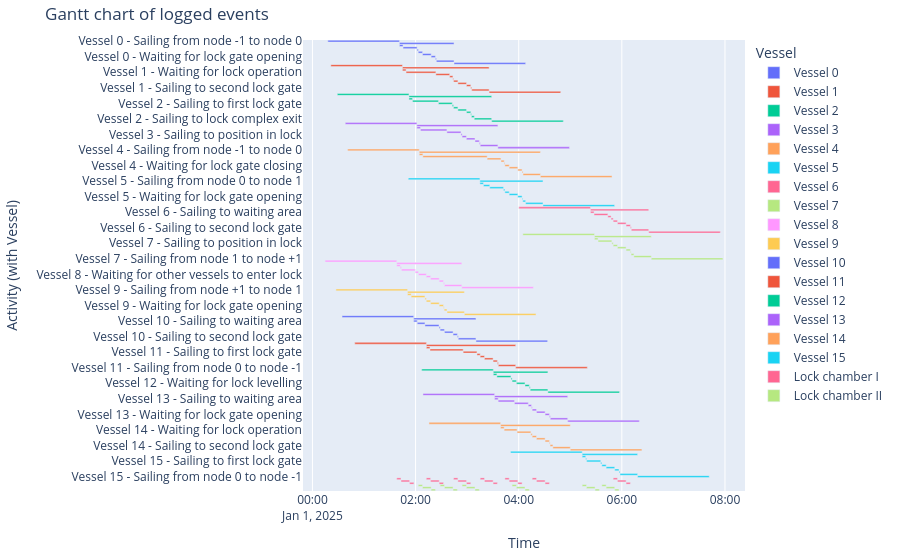

The notebook cell this image was saved under:
### Markdown cell above
##### Gantt chart of event table
We can create a gantt chart of all the objects:

### Code cell
df_eventtable = logbook2eventtable([*vessels, lock_chamber_I, lock_chamber_II])
fig = generate_vessel_gantt_chart(df_eventtable)

### Figure 1 — Plotly figure (JSON) as saved in the notebook; plotly's stock layout.template omitted (floating-point values rounded to 4 significant figures)
{"data": [{"base": ["2025-01-01T00:17:55.000000", "2025-01-01T01:41:15.000000", "2025-01-01T01:41:15.000000", "2025-01-01T01:45:25.000000", "2025-01-01T02:01:46.000000", "2025-01-01T02:03:07.000000", "2025-01-01T02:08:07.000000", "2025-01-01T02:18:07.000000", "2025-01-01T02:23:07.000000", "2025-01-01T02:24:12.000000", "2025-01-01T02:44:44.000000"], "hovertemplate": "object name=Vessel 0<br>start time=%{base}<br>stop time=%{x}<br>activity label=%{y}<extra></extra>", "legendgroup": "Vessel 0", "marker": {"color": "#636efa", "pattern": {"shape": ""}}, "name": "Vessel 0", "orientation": "h", "showlegend": true, "textposition": "auto", "type": "bar", "x": [5000000, 3809000, 250000, 981000, 81000, 300000, 600000, 300000, 65000, 1232000, 5000000], "xaxis": "x", "y": ["Vessel 0 - Sailing from node -1 to node 0", "Vessel 0 - Sailing from node 0 to node 1", "Vessel 0 - Sailing to waiting area", "Vessel 0 - Sailing to first lock gate", "Vessel 0 - Sailing to position in lock", "Vessel 0 - Waiting for lock gate closing", "Vessel 0 - Waiting for lock levelling", "Vessel 0 - Waiting for lock gate opening", "Vessel 0 - Sailing to second lock gate", "Vessel 0 - Sailing to lock complex exit", "Vessel 0 - Sailing from node 1 to node +1"], "yaxis": "y"}, {"base": ["2025-01-01T00:21:25.000000", "2025-01-01T01:44:45.000000", "2025-01-01T01:44:45.000000", "2025-01-01T01:48:55.000000", "2025-01-01T02:23:37.000000", "2025-01-01T02:39:40.000000", "2025-01-01T02:43:26.000000", "2025-01-01T02:44:14.000000", "2025-01-01T02:49:14.000000", "2025-01-01T02:59:14.000000", "2025-01-01T03:04:14.000000", "2025-01-01T03:05:20.000000", "2025-01-01T03:25:33.000000"], "hovertemplate": "object name=Vessel 1<br>start time=%{base}<br>stop time=%{x}<br>activity label=%{y}<extra></extra>", "legendgroup": "Vessel 1", "marker": {"color": "#EF553B", "pattern": {"shape": ""}}, "name": "Vessel 1", "orientation": "h", "showlegend": true, "textposition": "auto", "type": "bar", "x": [5000000, 6048000, 250000, 2082000, 963000, 226000, 48000, 300000, 600000, 300000, 66000, 1213000, 5000000], "xaxis": "x", "y": ["Vessel 1 - Sailing from node -1 to node 0", "Vessel 1 - Sailing from node 0 to node 1", "Vessel 1 - Sailing to waiting area", "Vessel 1 - Waiting for lock operation", "Vessel 1 - Sailing to first lock gate", "Vessel 1 - Sailing to position in lock", "Vessel 1 - Waiting for other vessels to enter lock", "Vessel 1 - Waiting for lock gate closing", "Vessel 1 - Waiting for lock levelling", "Vessel 1 - Waiting for lock gate opening", "Vessel 1 - Sailing to second lock gate", "Vessel 1 - Sailing to lock complex exit", "Vessel 1 - Sailing from node 1 to node +1"], "yaxis": "y"}, {"base": ["2025-01-01T00:28:58.000000", "2025-01-01T01:52:18.000000", "2025-01-01T01:52:18.000000", "2025-01-01T01:56:28.000000", "2025-01-01T02:26:37.000000", "2025-01-01T02:42:40.000000", "2025-01-01T02:44:14.000000", "2025-01-01T02:49:14.000000", "2025-01-01T02:59:14.000000", "2025-01-01T03:04:14.000000", "2025-01-01T03:05:03.000000", "2025-01-01T03:08:20.000000", "2025-01-01T03:28:33.000000"], "hovertemplate": "object name=Vessel 2<br>start time=%{base}<br>stop time=%{x}<br>activity label=%{y}<extra></extra>", "legendgroup": "Vessel 2", "marker": {"color": "#00cc96", "pattern": {"shape": ""}}, "name": "Vessel 2", "orientation": "h", "showlegend": true, "textposition": "auto", "type": "bar", "x": [5000000, 5775000, 250000, 1809000, 963000, 94000, 300000, 600000, 300000, 49000, 197000, 1213000, 5000000], "xaxis": "x", "y": ["Vessel 2 - Sailing from node -1 to node 0", "Vessel 2 - Sailing from node 0 to node 1", "Vessel 2 - Sailing to waiting area", "Vessel 2 - Waiting for lock operation", "Vessel 2 - Sailing to first lock gate", "Vessel 2 - Sailing to position in lock", "Vessel 2 - Waiting for lock gate closing", "Vessel 2 - Waiting for lock levelling", "Vessel 2 - Waiting for lock gate opening", "Vessel 2 - Waiting for other vessels to leave lock", "Vessel 2 - Sailing to second lock gate", "Vessel 2 - Sailing to lock complex exit", "Vessel 2 - Sailing from node 1 to node +1"], "yaxis": "y"}, {"base": ["2025-01-01T00:38:13.000000", "2025-01-01T02:01:33.000000", "2025-01-01T02:01:33.000000", "2025-01-01T02:05:43.000000", "2025-01-01T02:36:26.000000", "2025-01-01T02:52:48.000000", "2025-01-01T02:54:08.000000", "2025-01-01T02:59:08.000000", "2025-01-01T03:09:08.000000", "2025-01-01T03:14:08.000000", "2025-01-01T03:15:14.000000", "2025-01-01T03:35:46.000000"], "hovertemplate": "object name=Vessel 3<br>start time=%{base}<br>stop time=%{x}<br>activity label=%{y}<extra></extra>", "legendgroup": "Vessel 3", "marker": {"color": "#ab63fa", "pattern": {"shape": ""}}, "name": "Vessel 3", "orientation": "h", "showlegend": true, "textposition": "auto", "type": "bar", "x": [5000000, 5653000, 250000, 1843000, 982000, 80000, 300000, 600000, 300000, 66000, 1232000, 5000000], "xaxis": "x", "y": ["Vessel 3 - Sailing from node -1 to node 0", "Vessel 3 - Sailing from node 0 to node 1", "Vessel 3 - Sailing to waiting area", "Vessel 3 - Waiting for lock operation", "Vessel 3 - Sailing to first lock gate", "Vessel 3 - Sailing to position in lock", "Vessel 3 - Waiting for lock gate closing", "Vessel 3 - Waiting for lock levelling", "Vessel 3 - Waiting for lock gate opening", "Vessel 3 - Sailing to second lock gate", "Vessel 3 - Sailing to lock complex exit", "Vessel 3 - Sailing from node 1 to node +1"], "yaxis": "y"}, {"base": ["2025-01-01T00:40:58.000000", "2025-01-01T02:04:18.000000", "2025-01-01T02:04:18.000000", "2025-01-01T02:08:28.000000", "2025-01-01T03:23:18.000000", "2025-01-01T03:39:22.000000", "2025-01-01T03:43:08.000000", "2025-01-01T03:43:56.000000", "2025-01-01T03:48:56.000000", "2025-01-01T03:58:56.000000", "2025-01-01T04:03:56.000000", "2025-01-01T04:05:02.000000", "2025-01-01T04:25:15.000000"], "hovertemplate": "object name=Vessel 4<br>start time=%{base}<br>stop time=%{x}<br>activity label=%{y}<extra></extra>", "legendgroup": "Vessel 4", "marker": {"color": "#FFA15A", "pattern": {"shape": ""}}, "name": "Vessel 4", "orientation": "h", "showlegend": true, "textposition": "auto", "type": "bar", "x": [5000000, 8457000, 250000, 4490000, 964000, 226000, 48000, 300000, 600000, 300000, 66000, 1213000, 5000000], "xaxis": "x", "y": ["Vessel 4 - Sailing from node -1 to node 0", "Vessel 4 - Sailing from node 0 to node 1", "Vessel 4 - Sailing to waiting area", "Vessel 4 - Waiting for lock operation", "Vessel 4 - Sailing to first lock gate", "Vessel 4 - Sailing to position in lock", "Vessel 4 - Waiting for other vessels to enter lock", "Vessel 4 - Waiting for lock gate closing", "Vessel 4 - Waiting for lock levelling", "Vessel 4 - Waiting for lock gate opening", "Vessel 4 - Sailing to second lock gate", "Vessel 4 - Sailing to lock complex exit", "Vessel 4 - Sailing from node 1 to node +1"], "yaxis": "y"}, {"base": ["2025-01-01T01:51:31.000000", "2025-01-01T03:14:51.000000", "2025-01-01T03:14:51.000000", "2025-01-01T03:19:01.000000", "2025-01-01T03:26:18.000000", "2025-01-01T03:42:22.000000", "2025-01-01T03:43:56.000000", "2025-01-01T03:48:56.000000", "2025-01-01T03:58:56.000000", "2025-01-01T04:03:56.000000", "2025-01-01T04:04:45.000000", "2025-01-01T04:08:02.000000", "2025-01-01T04:28:15.000000"], "hovertemplate": "object name=Vessel 5<br>start time=%{base}<br>stop time=%{x}<br>activity label=%{y}<extra></extra>", "legendgroup": "Vessel 5", "marker": {"color": "#19d3f3", "pattern": {"shape": ""}}, "name": "Vessel 5", "orientation": "h", "showlegend": true, "textposition": "auto", "type": "bar", "x": [5000000, 4404000, 250000, 437000, 964000, 94000, 300000, 600000, 300000, 49000, 197000, 1213000, 5000000], "xaxis": "x", "y": ["Vessel 5 - Sailing from node -1 to node 0", "Vessel 5 - Sailing from node 0 to node 1", "Vessel 5 - Sailing to waiting area", "Vessel 5 - Waiting for lock operation", "Vessel 5 - Sailing to first lock gate", "Vessel 5 - Sailing to position in lock", "Vessel 5 - Waiting for lock gate closing", "Vessel 5 - Waiting for lock levelling", "Vessel 5 - Waiting for lock gate opening", "Vessel 5 - Waiting for other vessels to leave lock", "Vessel 5 - Sailing to second lock gate", "Vessel 5 - Sailing to lock complex exit", "Vessel 5 - Sailing from node 1 to node +1"], "yaxis": "y"}, {"base": ["2025-01-01T04:00:10.000000", "2025-01-01T05:23:30.000000", "2025-01-01T05:23:30.000000", "2025-01-01T05:27:40.000000", "2025-01-01T05:43:43.000000", "2025-01-01T05:47:29.000000", "2025-01-01T05:49:56.000000", "2025-01-01T05:54:56.000000", "2025-01-01T06:04:56.000000", "2025-01-01T06:09:56.000000", "2025-01-01T06:11:02.000000", "2025-01-01T06:31:15.000000"], "hovertemplate": "object name=Vessel 6<br>start time=%{base}<br>stop time=%{x}<br>activity label=%{y}<extra></extra>", "legendgroup": "Vessel 6", "marker": {"color": "#FF6692", "pattern": {"shape": ""}}, "name": "Vessel 6", "orientation": "h", "showlegend": true, "textposition": "auto", "type": "bar", "x": [5000000, 4065000, 250000, 963000, 226000, 147000, 300000, 600000, 300000, 66000, 1213000, 5000000], "xaxis": "x", "y": ["Vessel 6 - Sailing from node -1 to node 0", "Vessel 6 - Sailing from node 0 to node 1", "Vessel 6 - Sailing to waiting area", "Vessel 6 - Sailing to first lock gate", "Vessel 6 - Sailing to position in lock", "Vessel 6 - Waiting for other vessels to enter lock", "Vessel 6 - Waiting for lock gate closing", "Vessel 6 - Waiting for lock levelling", "Vessel 6 - Waiting for lock gate opening", "Vessel 6 - Sailing to second lock gate", "Vessel 6 - Sailing to lock complex exit", "Vessel 6 - Sailing from node 1 to node +1"], "yaxis": "y"}, {"base": ["2025-01-01T04:04:49.000000", "2025-01-01T05:28:09.000000", "2025-01-01T05:28:09.000000", "2025-01-01T05:32:19.000000", "2025-01-01T05:48:22.000000", "2025-01-01T05:49:56.000000", "2025-01-01T05:54:56.000000", "2025-01-01T06:04:56.000000", "2025-01-01T06:09:56.000000", "2025-01-01T06:10:45.000000", "2025-01-01T06:14:02.000000", "2025-01-01T06:34:15.000000"], "hovertemplate": "object name=Vessel 7<br>start time=%{base}<br>stop time=%{x}<br>activity label=%{y}<extra></extra>", "legendgroup": "Vessel 7", "marker": {"color": "#B6E880", "pattern": {"shape": ""}}, "name": "Vessel 7", "orientation": "h", "showlegend": true, "textposition": "auto", "type": "bar", "x": [5000000, 3966000, 250000, 963000, 94000, 300000, 600000, 300000, 49000, 197000, 1213000, 5000000], "xaxis": "x", "y": ["Vessel 7 - Sailing from node -1 to node 0", "Vessel 7 - Sailing from node 0 to node 1", "Vessel 7 - Sailing to waiting area", "Vessel 7 - Sailing to first lock gate", "Vessel 7 - Sailing to position in lock", "Vessel 7 - Waiting for lock gate closing", "Vessel 7 - Waiting for lock levelling", "Vessel 7 - Waiting for lock gate opening", "Vessel 7 - Waiting for other vessels to leave lock", "Vessel 7 - Sailing to second lock gate", "Vessel 7 - Sailing to lock complex exit", "Vessel 7 - Sailing from node 1 to node +1"], "yaxis": "y"}, {"base": ["2025-01-01T00:14:44.000000", "2025-01-01T01:38:04.000000", "2025-01-01T01:38:04.000000", "2025-01-01T01:42:14.000000", "2025-01-01T01:43:34.000000", "2025-01-01T01:59:37.000000", "2025-01-01T02:03:23.000000", "2025-01-01T02:12:29.000000", "2025-01-01T02:17:29.000000", "2025-01-01T02:27:29.000000", "2025-01-01T02:32:29.000000", "2025-01-01T02:33:35.000000", "2025-01-01T02:53:48.000000"], "hovertemplate": "object name=Vessel 8<br>start time=%{base}<br>stop time=%{x}<br>activity label=%{y}<extra></extra>", "legendgroup": "Vessel 8", "marker": {"color": "#FF97FF", "pattern": {"shape": ""}}, "name": "Vessel 8", "orientation": "h", "showlegend": true, "textposition": "auto", "type": "bar", "x": [5000000, 4544000, 250000, 80000, 963000, 226000, 546000, 300000, 600000, 300000, 66000, 1213000, 5000000], "xaxis": "x", "y": ["Vessel 8 - Sailing from node +1 to node 1", "Vessel 8 - Sailing from node 1 to node 0", "Vessel 8 - Sailing to waiting area", "Vessel 8 - Waiting for lock operation", "Vessel 8 - Sailing to first lock gate", "Vessel 8 - Sailing to position in lock", "Vessel 8 - Waiting for other vessels to enter lock", "Vessel 8 - Waiting for lock gate closing", "Vessel 8 - Waiting for lock levelling", "Vessel 8 - Waiting for lock gate opening", "Vessel 8 - Sailing to second lock gate", "Vessel 8 - Sailing to lock complex exit", "Vessel 8 - Sailing from node 0 to node -1"], "yaxis": "y"}, {"base": ["2025-01-01T00:27:21.000000", "2025-01-01T01:50:41.000000", "2025-01-01T01:50:41.000000", "2025-01-01T01:54:51.000000", "2025-01-01T02:10:54.000000", "2025-01-01T02:12:29.000000", "2025-01-01T02:17:29.000000", "2025-01-01T02:27:29.000000", "2025-01-01T02:32:29.000000", "2025-01-01T02:33:18.000000", "2025-01-01T02:36:35.000000", "2025-01-01T02:56:48.000000"], "hovertemplate": "object name=Vessel 9<br>start time=%{base}<br>stop time=%{x}<br>activity label=%{y}<extra></extra>", "legendgroup": "Vessel 9", "marker": {"color": "#FECB52", "pattern": {"shape": ""}}, "name": "Vessel 9", "orientation": "h", "showlegend": true, "textposition": "auto", "type": "bar", "x": [5000000, 3967000, 250000, 963000, 95000, 300000, 600000, 300000, 49000, 197000, 1213000, 5000000], "xaxis": "x", "y": ["Vessel 9 - Sailing from node +1 to node 1", "Vessel 9 - Sailing from node 1 to node 0", "Vessel 9 - Sailing to waiting area", "Vessel 9 - Sailing to first lock gate", "Vessel 9 - Sailing to position in lock", "Vessel 9 - Waiting for lock gate closing", "Vessel 9 - Waiting for lock levelling", "Vessel 9 - Waiting for lock gate opening", "Vessel 9 - Waiting for other vessels to leave lock", "Vessel 9 - Sailing to second lock gate", "Vessel 9 - Sailing to lock complex exit", "Vessel 9 - Sailing from node 0 to node -1"], "yaxis": "y"}, {"base": ["2025-01-01T00:34:27.000000", "2025-01-01T01:57:47.000000", "2025-01-01T01:57:47.000000", "2025-01-01T02:01:57.000000", "2025-01-01T02:10:55.000000", "2025-01-01T02:27:17.000000", "2025-01-01T02:28:37.000000", "2025-01-01T02:33:37.000000", "2025-01-01T02:43:37.000000", "2025-01-01T02:48:37.000000", "2025-01-01T02:49:43.000000", "2025-01-01T03:10:15.000000"], "hovertemplate": "object name=Vessel 10<br>start time=%{base}<br>stop time=%{x}<br>activity label=%{y}<extra></extra>", "legendgroup": "Vessel 10", "marker": {"color": "#636efa", "pattern": {"shape": ""}}, "name": "Vessel 10", "orientation": "h", "showlegend": true, "textposition": "auto", "type": "bar", "x": [5000000, 4348000, 250000, 538000, 982000, 80000, 300000, 600000, 300000, 66000, 1232000, 5000000], "xaxis": "x", "y": ["Vessel 10 - Sailing from node +1 to node 1", "Vessel 10 - Sailing from node 1 to node 0", "Vessel 10 - Sailing to waiting area", "Vessel 10 - Waiting for lock operation", "Vessel 10 - Sailing to first lock gate", "Vessel 10 - Sailing to position in lock", "Vessel 10 - Waiting for lock gate closing", "Vessel 10 - Waiting for lock levelling", "Vessel 10 - Waiting for lock gate opening", "Vessel 10 - Sailing to second lock gate", "Vessel 10 - Sailing to lock complex exit", "Vessel 10 - Sailing from node 0 to node -1"], "yaxis": "y"}, {"base": ["2025-01-01T00:49:15.000000", "2025-01-01T02:12:35.000000", "2025-01-01T02:12:35.000000", "2025-01-01T02:16:45.000000", "2025-01-01T02:55:22.000000", "2025-01-01T03:11:25.000000", "2025-01-01T03:15:11.000000", "2025-01-01T03:20:11.000000", "2025-01-01T03:30:11.000000", "2025-01-01T03:35:11.000000", "2025-01-01T03:36:17.000000", "2025-01-01T03:56:30.000000"], "hovertemplate": "object name=Vessel 11<br>start time=%{base}<br>stop time=%{x}<br>activity label=%{y}<extra></extra>", "legendgroup": "Vessel 11", "marker": {"color": "#EF553B", "pattern": {"shape": ""}}, "name": "Vessel 11", "orientation": "h", "showlegend": true, "textposition": "auto", "type": "bar", "x": [5000000, 6235000, 250000, 2317000, 963000, 226000, 300000, 600000, 300000, 66000, 1213000, 5000000], "xaxis": "x", "y": ["Vessel 11 - Sailing from node +1 to node 1", "Vessel 11 - Sailing from node 1 to node 0", "Vessel 11 - Sailing to waiting area", "Vessel 11 - Waiting for lock operation", "Vessel 11 - Sailing to first lock gate", "Vessel 11 - Sailing to position in lock", "Vessel 11 - Waiting for lock gate closing", "Vessel 11 - Waiting for lock levelling", "Vessel 11 - Waiting for lock gate opening", "Vessel 11 - Sailing to second lock gate", "Vessel 11 - Sailing to lock complex exit", "Vessel 11 - Sailing from node 0 to node -1"], "yaxis": "y"}, {"base": ["2025-01-01T02:07:07.000000", "2025-01-01T03:30:27.000000", "2025-01-01T03:30:27.000000", "2025-01-01T03:34:37.000000", "2025-01-01T03:50:59.000000", "2025-01-01T03:52:19.000000", "2025-01-01T03:57:19.000000", "2025-01-01T04:07:19.000000", "2025-01-01T04:12:19.000000", "2025-01-01T04:13:25.000000", "2025-01-01T04:33:57.000000"], "hovertemplate": "object name=Vessel 12<br>start time=%{base}<br>stop time=%{x}<br>activity label=%{y}<extra></extra>", "legendgroup": "Vessel 12", "marker": {"color": "#00cc96", "pattern": {"shape": ""}}, "name": "Vessel 12", "orientation": "h", "showlegend": true, "textposition": "auto", "type": "bar", "x": [5000000, 3810000, 250000, 982000, 80000, 300000, 600000, 300000, 66000, 1232000, 5000000], "xaxis": "x", "y": ["Vessel 12 - Sailing from node +1 to node 1", "Vessel 12 - Sailing from node 1 to node 0", "Vessel 12 - Sailing to waiting area", "Vessel 12 - Sailing to first lock gate", "Vessel 12 - Sailing to position in lock", "Vessel 12 - Waiting for lock gate closing", "Vessel 12 - Waiting for lock levelling", "Vessel 12 - Waiting for lock gate opening", "Vessel 12 - Sailing to second lock gate", "Vessel 12 - Sailing to lock complex exit", "Vessel 12 - Sailing from node 0 to node -1"], "yaxis": "y"}, {"base": ["2025-01-01T02:08:36.000000", "2025-01-01T03:31:56.000000", "2025-01-01T03:31:56.000000", "2025-01-01T03:36:06.000000", "2025-01-01T03:55:04.000000", "2025-01-01T04:11:07.000000", "2025-01-01T04:14:53.000000", "2025-01-01T04:15:42.000000", "2025-01-01T04:20:42.000000", "2025-01-01T04:30:42.000000", "2025-01-01T04:35:42.000000", "2025-01-01T04:36:47.000000", "2025-01-01T04:57:00.000000"], "hovertemplate": "object name=Vessel 13<br>start time=%{base}<br>stop time=%{x}<br>activity label=%{y}<extra></extra>", "legendgroup": "Vessel 13", "marker": {"color": "#ab63fa", "pattern": {"shape": ""}}, "name": "Vessel 13", "orientation": "h", "showlegend": true, "textposition": "auto", "type": "bar", "x": [5000000, 5104000, 250000, 1138000, 963000, 226000, 49000, 300000, 600000, 300000, 65000, 1213000, 5000000], "xaxis": "x", "y": ["Vessel 13 - Sailing from node +1 to node 1", "Vessel 13 - Sailing from node 1 to node 0", "Vessel 13 - Sailing to waiting area", "Vessel 13 - Waiting for lock operation", "Vessel 13 - Sailing to first lock gate", "Vessel 13 - Sailing to position in lock", "Vessel 13 - Waiting for other vessels to enter lock", "Vessel 13 - Waiting for lock gate closing", "Vessel 13 - Waiting for lock levelling", "Vessel 13 - Waiting for lock gate opening", "Vessel 13 - Sailing to second lock gate", "Vessel 13 - Sailing to lock complex exit", "Vessel 13 - Sailing from node 0 to node -1"], "yaxis": "y"}, {"base": ["2025-01-01T02:15:36.000000", "2025-01-01T03:38:56.000000", "2025-01-01T03:38:56.000000", "2025-01-01T03:43:06.000000", "2025-01-01T03:58:04.000000", "2025-01-01T04:14:07.000000", "2025-01-01T04:15:42.000000", "2025-01-01T04:20:42.000000", "2025-01-01T04:30:42.000000", "2025-01-01T04:35:42.000000", "2025-01-01T04:36:31.000000", "2025-01-01T04:39:47.000000", "2025-01-01T05:00:00.000000"], "hovertemplate": "object name=Vessel 14<br>start time=%{base}<br>stop time=%{x}<br>activity label=%{y}<extra></extra>", "legendgroup": "Vessel 14", "marker": {"color": "#FFA15A", "pattern": {"shape": ""}}, "name": "Vessel 14", "orientation": "h", "showlegend": true, "textposition": "auto", "type": "bar", "x": [5000000, 4864000, 250000, 898000, 963000, 95000, 300000, 600000, 300000, 49000, 196000, 1213000, 5000000], "xaxis": "x", "y": ["Vessel 14 - Sailing from node +1 to node 1", "Vessel 14 - Sailing from node 1 to node 0", "Vessel 14 - Sailing to waiting area", "Vessel 14 - Waiting for lock operation", "Vessel 14 - Sailing to first lock gate", "Vessel 14 - Sailing to position in lock", "Vessel 14 - Waiting for lock gate closing", "Vessel 14 - Waiting for lock levelling", "Vessel 14 - Waiting for lock gate opening", "Vessel 14 - Waiting for other vessels to leave lock", "Vessel 14 - Sailing to second lock gate", "Vessel 14 - Sailing to lock complex exit", "Vessel 14 - Sailing from node 0 to node -1"], "yaxis": "y"}, {"base": ["2025-01-01T03:50:31.000000", "2025-01-01T05:13:51.000000", "2025-01-01T05:13:51.000000", "2025-01-01T05:18:01.000000", "2025-01-01T05:19:02.000000", "2025-01-01T05:35:24.000000", "2025-01-01T05:36:44.000000", "2025-01-01T05:41:44.000000", "2025-01-01T05:51:44.000000", "2025-01-01T05:56:44.000000", "2025-01-01T05:57:49.000000", "2025-01-01T06:18:21.000000"], "hovertemplate": "object name=Vessel 15<br>start time=%{base}<br>stop time=%{x}<br>activity label=%{y}<extra></extra>", "legendgroup": "Vessel 15", "marker": {"color": "#19d3f3", "pattern": {"shape": ""}}, "name": "Vessel 15", "orientation": "h", "showlegend": true, "textposition": "auto", "type": "bar", "x": [5000000, 3870000, 250000, 61000, 982000, 80000, 300000, 600000, 300000, 65000, 1232000, 5000000], "xaxis": "x", "y": ["Vessel 15 - Sailing from node +1 to node 1", "Vessel 15 - Sailing from node 1 to node 0", "Vessel 15 - Sailing to waiting area", "Vessel 15 - Waiting for lock operation", "Vessel 15 - Sailing to first lock gate", "Vessel 15 - Sailing to position in lock", "Vessel 15 - Waiting for lock gate closing", "Vessel 15 - Waiting for lock levelling", "Vessel 15 - Waiting for lock gate opening", "Vessel 15 - Sailing to second lock gate", "Vessel 15 - Sailing to lock complex exit", "Vessel 15 - Sailing from node 0 to node -1"], "yaxis": "y"}, {"base": ["2025-01-01T01:38:04.000000", "2025-01-01T01:43:04.000000", "2025-01-01T01:53:04.000000", "2025-01-01T02:12:29.000000", "2025-01-01T02:17:29.000000", "2025-01-01T02:27:29.000000", "2025-01-01T02:44:14.000000", "2025-01-01T02:49:14.000000", "2025-01-01T02:59:14.000000", "2025-01-01T03:15:11.000000", "2025-01-01T03:20:11.000000", "2025-01-01T03:30:11.000000", "2025-01-01T03:43:56.000000", "2025-01-01T03:48:56.000000", "2025-01-01T03:58:56.000000", "2025-01-01T04:15:42.000000", "2025-01-01T04:20:42.000000", "2025-01-01T04:30:42.000000", "2025-01-01T05:49:56.000000", "2025-01-01T05:54:56.000000", "2025-01-01T06:04:56.000000"], "hovertemplate": "object name=Lock chamber I<br>start time=%{base}<br>stop time=%{x}<br>activity label=%{y}<extra></extra>", "legendgroup": "Lock chamber I", "marker": {"color": "#FF6692", "pattern": {"shape": ""}}, "name": "Lock chamber I", "orientation": "h", "showlegend": true, "textposition": "auto", "type": "bar", "x": [300000, 600000, 300000, 300000, 600000, 300000, 300000, 600000, 300000, 300000, 600000, 300000, 300000, 600000, 300000, 300000, 600000, 300000, 300000, 600000, 300000], "xaxis": "x", "y": ["Lock chamber I - Lock gate closing", "Lock chamber I - Lock levelling", "Lock chamber I - Lock gate opening", "Lock chamber I - Lock gate closing", "Lock chamber I - Lock levelling", "Lock chamber I - Lock gate opening", "Lock chamber I - Lock gate closing", "Lock chamber I - Lock levelling", "Lock chamber I - Lock gate opening", "Lock chamber I - Lock gate closing", "Lock chamber I - Lock levelling", "Lock chamber I - Lock gate opening", "Lock chamber I - Lock gate closing", "Lock chamber I - Lock levelling", "Lock chamber I - Lock gate opening", "Lock chamber I - Lock gate closing", "Lock chamber I - Lock levelling", "Lock chamber I - Lock gate opening", "Lock chamber I - Lock gate closing", "Lock chamber I - Lock levelling", "Lock chamber I - Lock gate opening"], "yaxis": "y"}, {"base": ["2025-01-01T02:03:07.000000", "2025-01-01T02:08:07.000000", "2025-01-01T02:18:07.000000", "2025-01-01T02:28:37.000000", "2025-01-01T02:33:37.000000", "2025-01-01T02:43:37.000000", "2025-01-01T02:54:08.000000", "2025-01-01T02:59:08.000000", "2025-01-01T03:09:08.000000", "2025-01-01T03:52:19.000000", "2025-01-01T03:57:19.000000", "2025-01-01T04:07:19.000000", "2025-01-01T05:13:51.000000", "2025-01-01T05:18:51.000000", "2025-01-01T05:28:51.000000", "2025-01-01T05:36:44.000000", "2025-01-01T05:41:44.000000", "2025-01-01T05:51:44.000000"], "hovertemplate": "object name=Lock chamber II<br>start time=%{base}<br>stop time=%{x}<br>activity label=%{y}<extra></extra>", "legendgroup": "Lock chamber II", "marker": {"color": "#B6E880", "pattern": {"shape": ""}}, "name": "Lock chamber II", "orientation": "h", "showlegend": true, "textposition": "auto", "type": "bar", "x": [300000, 600000, 300000, 300000, 600000, 300000, 300000, 600000, 300000, 300000, 600000, 300000, 300000, 600000, 300000, 300000, 600000, 300000], "xaxis": "x", "y": ["Lock chamber II - Lock gate closing", "Lock chamber II - Lock levelling", "Lock chamber II - Lock gate opening", "Lock chamber II - Lock gate closing", "Lock chamber II - Lock levelling", "Lock chamber II - Lock gate opening", "Lock chamber II - Lock gate closing", "Lock chamber II - Lock levelling", "Lock chamber II - Lock gate opening", "Lock chamber II - Lock gate closing", "Lock chamber II - Lock levelling", "Lock chamber II - Lock gate opening", "Lock chamber II - Lock gate closing", "Lock chamber II - Lock levelling", "Lock chamber II - Lock gate opening", "Lock chamber II - Lock gate closing", "Lock chamber II - Lock levelling", "Lock chamber II - Lock gate opening"], "yaxis": "y"}], "layout": {"barmode": "overlay", "legend": {"title": {"text": "Vessel"}, "tracegroupgap": 0}, "margin": {"b": 20, "l": 20, "r": 20, "t": 40}, "title": {"text": "Gantt chart of logged events"}, "xaxis": {"anchor": "y", "domain": [0, 1], "title": {"text": "Time"}, "type": "date"}, "yaxis": {"anchor": "x", "autorange": "reversed", "domain": [0, 1], "title": {"text": "Activity (with Vessel)"}}}}
